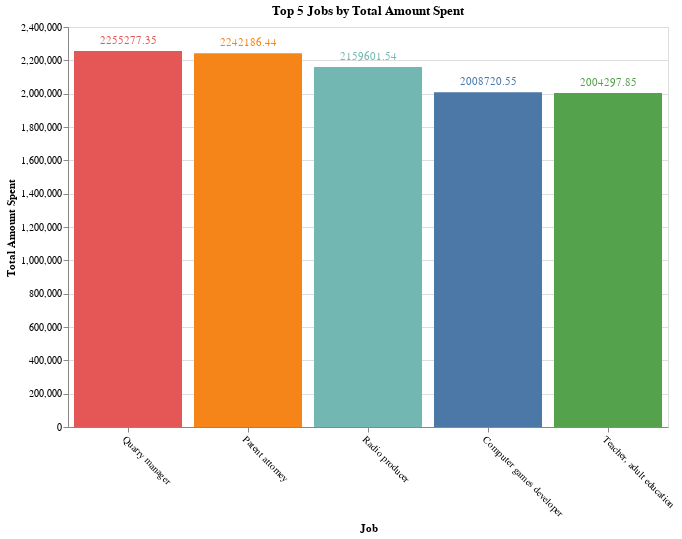

The cell this chart's notebook holds for it:
### Markdown cell above
### Amount spend by job

### Code cell
# Find the total amount spent by each job
job_spend = df.groupby('job')['amount'].sum().reset_index()

# Sort the data to find the top 5 jobs
top_5_jobs = job_spend.sort_values(by='amount', ascending=False).head(5)

# Create a bar chart using Altair
bar_chart = alt.Chart(top_5_jobs).mark_bar().encode(
    x=alt.X('job', sort='-y', title='Job', axis=alt.Axis(labelAngle=45)),
    y=alt.Y('amount', title='Total Amount Spent'),
    color=alt.Color('job', legend=None)
).properties(
    title='Top 5 Jobs by Total Amount Spent',
    width=600,
    height=400
)

# Show the value on top of each bar
text = bar_chart.mark_text(
    align='center',
    baseline='bottom',
    dy=-5
).encode(
    text=alt.Text('amount:Q', format='.2f')
)
bar_chart = bar_chart + text

bar_chart

### Figure 1 — Vega-Lite specification as saved in the notebook (floating-point values rounded to 4 significant figures)
{"config": {"view": {"continuousWidth": 400, "continuousHeight": 300}}, "layer": [{"mark": "bar", "encoding": {"color": {"field": "job", "legend": null, "type": "nominal"}, "x": {"axis": {"labelAngle": 45}, "field": "job", "sort": "-y", "title": "Job", "type": "nominal"}, "y": {"field": "amount", "title": "Total Amount Spent", "type": "quantitative"}}, "height": 400, "title": "Top 5 Jobs by Total Amount Spent", "width": 600}, {"mark": {"type": "text", "align": "center", "baseline": "bottom", "dy": -5}, "encoding": {"color": {"field": "job", "legend": null, "type": "nominal"}, "text": {"field": "amount", "format": ".2f", "type": "quantitative"}, "x": {"axis": {"labelAngle": 45}, "field": "job", "sort": "-y", "title": "Job", "type": "nominal"}, "y": {"field": "amount", "title": "Total Amount Spent", "type": "quantitative"}}, "height": 400, "title": "Top 5 Jobs by Total Amount Spent", "width": 600}], "data": {"name": "data-d6e124d5c43f85b4ca605fb36f297a59"}, "$schema": "https://vega.github.io/schema/vega-lite/v4.17.0.json", "datasets": {"data-d6e124d5c43f85b4ca605fb36f297a59": [{"job": "Quarry manager", "amount": 2255000.0}, {"job": "Patent attorney", "amount": 2242000.0}, {"job": "Radio producer", "amount": 2160000.0}, {"job": "Computer games developer", "amount": 2009000.0}, {"job": "Teacher, adult education", "amount": 2004000.0}]}}
